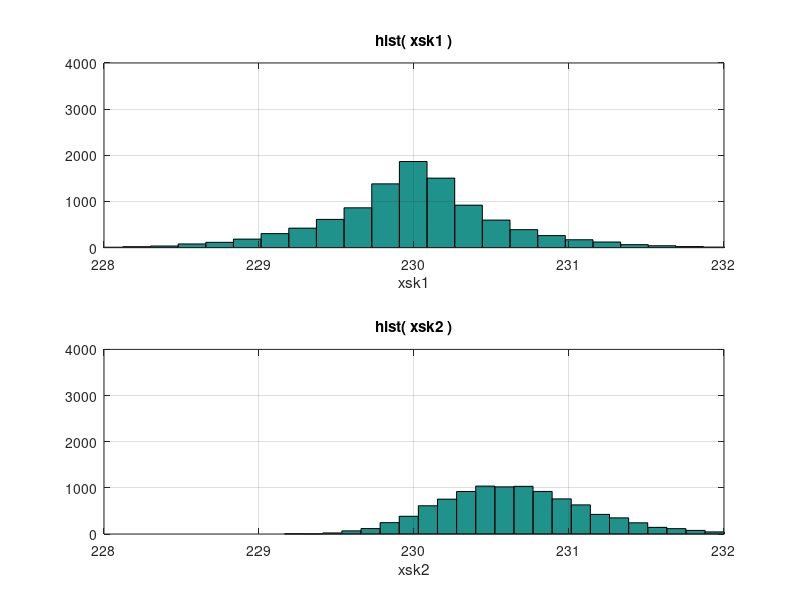

This figure's MATLAB source:
% oblicz_skut.m - obliczanie wartości skutecznej snusoidy
clear all; close all;

Ax = sqrt(2)*230; fx = 50; % nominalna amplituda i czestotliwosc sygnalu
Nx = 100; n = 0:Nx-1;      % liczba probek, indeksy probek
fpr = Nx * fx;             % czest. probkowania 100x wieksza, ~100 probek/okres
for iter = 1 : 10000
    x = Ax*sin( 2*pi*(fx+1/3*randn())/(Nx*fx)*n + rand()*2*pi ); %sygnal
    x = awgn( x, 0 );                        % SNR = 0, 20, 40, 60 dB
    xsk1(iter) = sqrt( sum(x.^2) / Nx );     % estymator #1
    xsk2(iter) = max( abs(x) ) / sqrt(2);    % estymator #2
end
subplot(211); hist(xsk1,30); axis([228 232 0 4000]); grid; xlabel('xsk1'); title('hist( xsk1 )');
subplot(212); hist(xsk2,30); axis([228 232 0 4000]); grid; xlabel('xsk2'); title('hist( xsk2 )');
